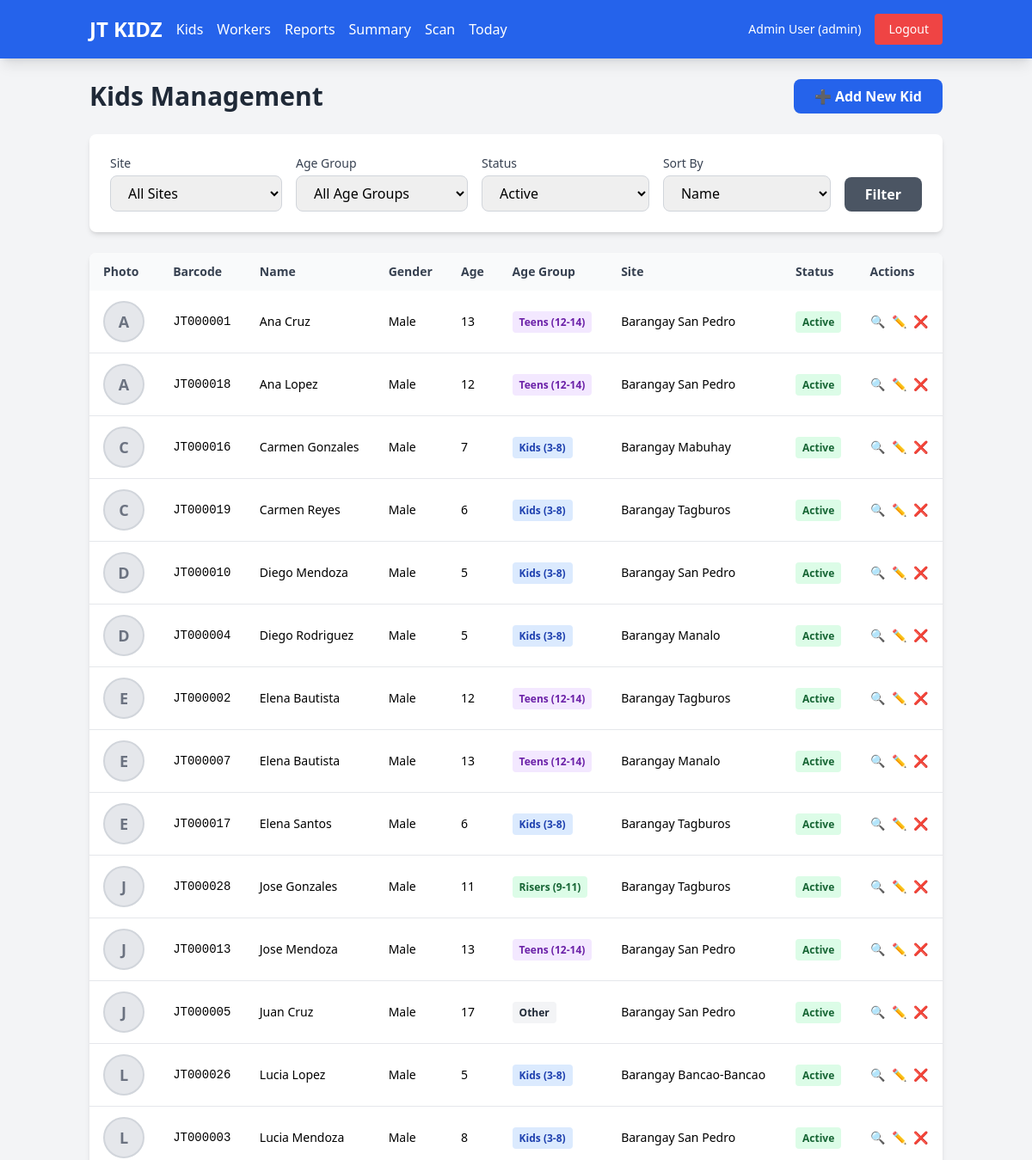
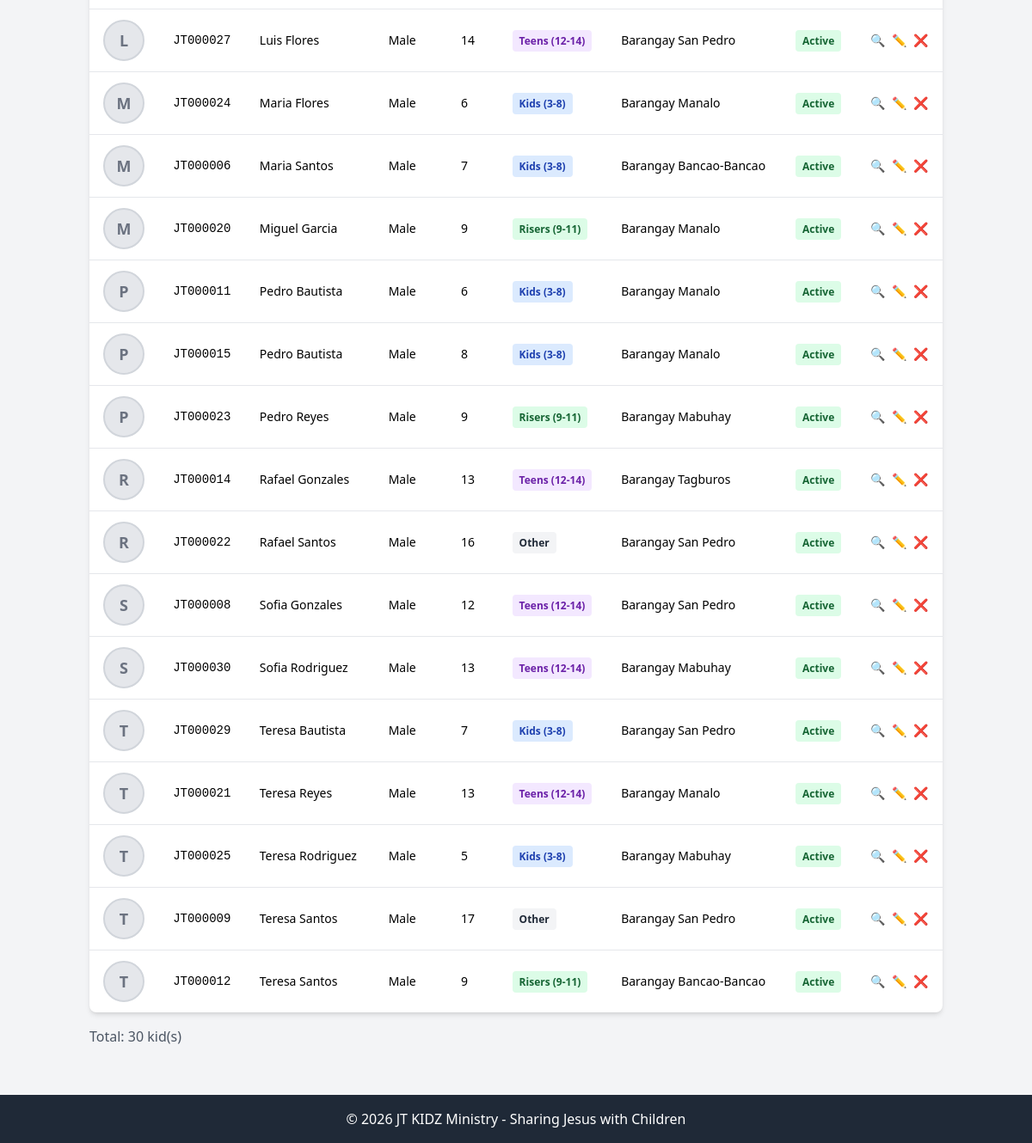
The app's page /kids/ (signed in) with its own data (2 pictures, top to bottom).
### models.py (models this page shows, shortened)
class User(db.Model):
    __tablename__ = 'users'
    id = db.Column(db.Integer, primary_key=True)
    name = db.Column(db.String(100), nullable=False)
    email = db.Column(db.String(120), unique=True, nullable=False)
    password = db.Column(db.String(255), nullable=False)
    role = db.Column(db.String(20), nullable=False, default='staff')  # 'admin' or 'staff'
    assigned_sites = db.Column(db.Text, nullable=True)  # JSON array of assigned sites for staff
    created_at = db.Column(db.DateTime, default=datetime.utcnow)

class Kid(db.Model):
    __tablename__ = 'kids'
    id = db.Column(db.Integer, primary_key=True)
    full_name = db.Column(db.String(100), nullable=False)
    birthday = db.Column(db.Date, nullable=True)  # New: Birthday field
    gender = db.Column(db.String(10), nullable=True)  # New: 'Male' or 'Female'
    profile_pic = db.Column(db.String(255), nullable=True)  # New: Profile picture filename
    site = db.Column(db.String(100), nullable=False)
    barcode = db.Column(db.String(50), unique=True, nullable=False)
    status = db.Column(db.String(20), nullable=False, default='active')  # 'active' or 'inactive'
    created_at = db.Column(db.DateTime, default=datetime.utcnow)
    attendance_records = db.relationship('Attendance', backref='kid', lazy=True)
    @property
    def age(self):
        if not self.birthday:
            return 0
        from datetime import date
        today = date.today()
        age = today.year - self.birthday.year
        if (today.month, today.day) < (self.birthday.month, self.birthday.day):
            age -= 1
        return age
    @property
    def age_group(self):
        current_age = self.age
        if 3 <= current_age <= 8:
            return 'Kids (3-8)'
        elif 9 <= current_age <= 11:
            return 'Risers (9-11)'
        elif 12 <= current_age <= 14:
            return 'Teens (12-14)'
        else:
            return 'Other'

### blueprints/kids.py (the view)
@kids_bp.route('/')
@login_required
def list_kids():
    site_filter = request.args.get('site', '')
    status_filter = request.args.get('status', 'active')
    age_group_filter = request.args.get('age_group', '')
    sort_by = request.args.get('sort', 'name')  # New: sort parameter
    current_user = User.query.get(session['user_id'])
    query = Kid.query
    if current_user.role == 'staff':
        assigned_sites = current_user.get_assigned_sites()
        if assigned_sites:
            query = query.filter(Kid.site.in_(assigned_sites))
        else:
            query = query.filter(Kid.id == -1)
    if site_filter:
        query = query.filter_by(site=site_filter)
    if status_filter:
        query = query.filter_by(status=status_filter)
    kids = query.all()
    if age_group_filter == 'kids':
        kids = [k for k in kids if 3 <= k.age <= 8]
    elif age_group_filter == 'risers':
        kids = [k for k in kids if 9 <= k.age <= 11]
    elif age_group_filter == 'teens':
        kids = [k for k in kids if 12 <= k.age <= 14]
    elif age_group_filter == 'other':
        kids = [k for k in kids if k.age < 3 or k.age > 14]
    if sort_by == 'barcode':
        kids = sorted(kids, key=lambda k: k.barcode)
    elif sort_by == 'gender':
        kids = sorted(kids, key=lambda k: (k.gender or 'ZZZ', k.full_name))  # Gender then name
    else:  # default: sort by name
        kids = sorted(kids, key=lambda k: k.full_name)
    if current_user.role == 'admin':
        sites = db.session.query(Kid.site).distinct().order_by(Kid.site).all()
    else:
        assigned_sites = current_user.get_assigned_sites()
        sites = [(s,) for s in assigned_sites]
    sites = [s[0] for s in sites]
    return render_template('kids_list.html', kids=kids, sites=sites,
                          current_site=site_filter, current_status=status_filter,
                          current_age_group=age_group_filter, current_sort=sort_by)

### app.py (called while the page is built)
@app.context_processor
def inject_user():
    return dict(
        current_user_name=session.get('user_name'),
        current_user_role=session.get('user_role')
    )

### blueprints/auth.py (called while the page is built)
def login_required(f):
    @wraps(f)
    def decorated_function(*args, **kwargs):
        if 'user_id' not in session:
            flash('Please log in to access this page.', 'warning')
            return redirect(url_for('auth.login'))
        return f(*args, **kwargs)
    return decorated_function

### templates/kids_list.html (shortened to what this page needs)
{% extends "base.html" %}
{% block content %}
<div class="mb-6">
    <div class="flex justify-between items-center">
        <h1 class="text-3xl font-bold text-gray-800">Kids Management</h1>
        <a href="{{ url_for('kids.add_kid') }}" class="bg-blue-600 hover:bg-blue-700 text-white font-semibold py-2 px-6 rounded-lg">
            ➕ Add New Kid
        </a>
    </div>
</div>
<div class="bg-white rounded-lg shadow-md p-6 mb-6">
    <form method="GET" class="flex flex-wrap gap-4">
        <div class="flex-1 min-w-[200px]">
            <label class="block text-sm font-medium text-gray-700 mb-1">Site</label>
            <select name="site" class="w-full px-4 py-2 border border-gray-300 rounded-lg focus:outline-none focus:ring-2 focus:ring-blue-500">
                <option value="">All Sites</option>
            </select>
        </div>
        <div class="flex-1 min-w-[200px]">
            <label class="block text-sm font-medium text-gray-700 mb-1">Age Group</label>
            <select name="age_group" class="w-full px-4 py-2 border border-gray-300 rounded-lg focus:outline-none focus:ring-2 focus:ring-blue-500">
                <option value="">All Age Groups</option>
            </select>
        </div>
        <div class="flex-1 min-w-[150px]">
            <label class="block text-sm font-medium text-gray-700 mb-1">Status</label>
            <select name="status" class="w-full px-4 py-2 border border-gray-300 rounded-lg focus:outline-none focus:ring-2 focus:ring-blue-500">
                <option value="active" {% if current_status == 'active' %}selected{% endif %}>Active</option>
            </select>
        </div>
        <div class="flex-1 min-w-[150px]">
            <label class="block text-sm font-medium text-gray-700 mb-1">Sort By</label>
            <select name="sort" class="w-full px-4 py-2 border border-gray-300 rounded-lg focus:outline-none focus:ring-2 focus:ring-blue-500">
                <option value="name" {% if current_sort == 'name' %}selected{% endif %}>Name</option>
            </select>
        </div>
        <div class="flex items-end">
            <button type="submit" class="bg-gray-600 hover:bg-gray-700 text-white font-semibold py-2 px-6 rounded-lg">
                Filter
            </button>
        </div>
    </form>
</div>
<div class="bg-white rounded-lg shadow-md overflow-hidden">
    <div class="overflow-x-auto">
        <table class="w-full">
            <thead class="bg-gray-50">
                <tr>
                    <th class="px-4 py-3 text-left text-sm font-semibold text-gray-700">Photo</th>
                    <th class="px-4 py-3 text-left text-sm font-semibold text-gray-700">Barcode</th>
                    <th class="px-4 py-3 text-left text-sm font-semibold text-gray-700">Name</th>
                    <th class="px-4 py-3 text-left text-sm font-semibold text-gray-700">Gender</th>
                    <th class="px-4 py-3 text-left text-sm font-semibold text-gray-700">Age</th>
                    <th class="px-4 py-3 text-left text-sm font-semibold text-gray-700">Age Group</th>
                    <th class="px-4 py-3 text-left text-sm font-semibold text-gray-700">Site</th>
                    <th class="px-4 py-3 text-left text-sm font-semibold text-gray-700">Status</th>
                    <th class="px-4 py-3 text-left text-sm font-semibold text-gray-700">Actions</th>
                </tr>
            </thead>
            <tbody class="divide-y divide-gray-200">
                {% if kids %}
                    {% for kid in kids %}
                    <tr class="hover:bg-gray-50">
                        <td class="px-4 py-3">
                            {% if kid.profile_pic %}
                            <img src="{{ url_for('static', filename='img/profiles/' + kid.profile_pic) }}"
                                 alt="{{ kid.full_name }}"
                                 class="w-12 h-12 object-cover rounded-full border-2 border-gray-300">
                            {% else %}
                            <div class="w-12 h-12 bg-gray-200 rounded-full flex items-center justify-center border-2 border-gray-300">
                                <span class="text-gray-500 font-semibold text-lg">{{ kid.full_name[0] }}</span>
                            </div>
                            {% endif %}
                        </td>
                        <td class="px-4 py-3 text-sm font-mono">{{ kid.barcode }}</td>
                        <td class="px-4 py-3 text-sm font-medium">{{ kid.full_name }}</td>
                        <td class="px-4 py-3 text-sm">
                            {% if kid.gender %}
                            <span>{{ kid.gender }}</span>
                            {% else %}
                            <span class="text-gray-400">-</span>
                            {% endif %}
                        </td>
                        <td class="px-4 py-3 text-sm">{{ kid.age }}</td>
                        <td class="px-4 py-3 text-sm">
                            <span class="{% if kid.age_group == 'Kids (3-8)' %}bg-blue-100 text-blue-800{% elif kid.age_group == 'Risers (9-11)' %}bg-green-100 text-green-800{% elif kid.age_group == 'Teens (12-14)' %}bg-purple-100 text-purple-800{% else %}bg-gray-100 text-gray-800{% endif %} text-xs font-semibold px-2 py-1 rounded">
                                {{ kid.age_group }}
                            </span>
                        </td>
                        <td class="px-4 py-3 text-sm">{{ kid.site }}</td>
                        <td class="px-4 py-3 text-sm">
                            {% if kid.status == 'active' %}
                            <span class="bg-green-100 text-green-800 text-xs font-semibold px-2 py-1 rounded">Active</span>
                            {% else %}
                            <span class="bg-gray-100 text-gray-800 text-xs font-semibold px-2 py-1 rounded">Inactive</span>
                            {% endif %}
                        </td>
                        <td class="px-4 py-3 text-sm">
                            <div class="flex space-x-2">
                                <a href="{{ url_for('kids.view_barcode', kid_id=kid.id) }}" class="text-blue-600 hover:text-blue-800" title="View Barcode">🔍</a>
                                <a href="{{ url_for('kids.edit_kid', kid_id=kid.id) }}" class="text-yellow-600 hover:text-yellow-800" title="Edit">✏️</a>
                                {% if kid.status == 'active' %}
                                <a href="{{ url_for('kids.deactivate_kid', kid_id=kid.id) }}" class="text-red-600 hover:text-red-800" onclick="return confirm('Deactivate this kid?')" title="Deactivate">❌</a>
                                {% else %}
                                <a href="{{ url_for('kids.activate_kid', kid_id=kid.id) }}" class="text-green-600 hover:text-green-800" title="Activate">✅</a>
                                {% endif %}
                            </div>
                        </td>
                    </tr>
                    {% endfor %}
                {% else %}
                    <tr>
                        <td colspan="6" class="px-4 py-8 text-center text-gray-500">
                            No kids found. <a href="{{ url_for('kids.add_kid') }}" class="text-blue-600 hover:underline">Add your first kid</a>
                        </td>
                    </tr>
                {% endif %}
            </tbody>
        </table>
    </div>
</div>
<div class="mt-4 text-gray-600">
    <p>Total: {{ kids|length }} kid(s)</p>
</div>
{% endblock %}

### templates/base.html (shortened to what this page needs)
<!DOCTYPE html>
<html lang="en">
<head>
    <script src="https://cdn.tailwindcss.com"></script>
</head>
<body class="bg-gray-100 min-h-screen">
    {% if current_user_name %}
    <nav class="bg-blue-600 text-white shadow-lg no-print">
        <div class="container mx-auto px-4">
            <div class="flex items-center justify-between py-4">
                <div class="flex items-center space-x-4">
                    <a href="{{ url_for('dashboard') }}" class="text-2xl font-bold">JT KIDZ</a>
                    {% if current_user_role == 'admin' %}
                    <a href="{{ url_for('kids.list_kids') }}" class="hover:text-blue-200">Kids</a>
                    <a href="{{ url_for('users.list_users') }}" class="hover:text-blue-200">Workers</a>
                    <a href="{{ url_for('reports.site_report') }}" class="hover:text-blue-200">Reports</a>
                    <a href="{{ url_for('reports.attendance_summary') }}" class="hover:text-blue-200">Summary</a>
                    {% else %}
                    <a href="{{ url_for('kids.list_kids') }}" class="hover:text-blue-200">Kids</a>
                    {% endif %}
                    <a href="{{ url_for('attendance.scan_page') }}" class="hover:text-blue-200">Scan</a>
                    <a href="{{ url_for('attendance.today_attendance') }}" class="hover:text-blue-200">Today</a>
                </div>
                <div class="flex items-center space-x-4">
                    <span class="text-sm">{{ current_user_name }} ({{ current_user_role }})</span>
                    <a href="{{ url_for('auth.logout') }}" class="bg-red-500 hover:bg-red-600 px-4 py-2 rounded text-sm">Logout</a>
                </div>
            </div>
        </div>
    </nav>
    {% endif %}
    <div class="container mx-auto px-4 py-6">
        {% block content %}{% endblock %}
    </div>
    <footer class="bg-gray-800 text-white text-center py-4 mt-8 no-print">
        <p>&copy; 2026 JT KIDZ Ministry - Sharing Jesus with Children</p>
    </footer>
</body>
</html>

### records on screen
User: name "Admin User", role "admin"
Kid: full_name "A", barcode "JT000001", full_name "Ana Cruz", gender "Male", age "13", age_group "Teens (12-14)", site "Barangay San Pedro", status "Active"
Kid: full_name "A", barcode "JT000018", full_name "Ana Lopez", gender "Male", age "12", age_group "Teens (12-14)", site "Barangay San Pedro", status "Active"
Kid: full_name "C", barcode "JT000016", full_name "Carmen Gonzales", gender "Male", age "7", age_group "Kids (3-8)", site "Barangay Mabuhay", status "Active"
Kid: full_name "C", barcode "JT000019", full_name "Carmen Reyes", gender "Male", age "6", age_group "Kids (3-8)", site "Barangay Tagburos", status "Active"
Kid: full_name "D", barcode "JT000010", full_name "Diego Mendoza", gender "Male", age "5", age_group "Kids (3-8)", site "Barangay San Pedro", status "Active"
Kid: full_name "D", barcode "JT000004", full_name "Diego Rodriguez", gender "Male", age "5", age_group "Kids (3-8)", site "Barangay Manalo", status "Active"
Kid: full_name "E", barcode "JT000002", full_name "Elena Bautista", gender "Male", age "12", age_group "Teens (12-14)", site "Barangay Tagburos", status "Active"
Kid: full_name "E", barcode "JT000007", full_name "Elena Bautista", gender "Male", age "13", age_group "Teens (12-14)", site "Barangay Manalo", status "Active"
Kid: full_name "E", barcode "JT000017", full_name "Elena Santos", gender "Male", age "6", age_group "Kids (3-8)", site "Barangay Tagburos", status "Active"
Kid: full_name "J", barcode "JT000028", full_name "Jose Gonzales", gender "Male", age "11", age_group "Risers (9-11)", site "Barangay Tagburos", status "Active"
Kid: full_name "J", barcode "JT000013", full_name "Jose Mendoza", gender "Male", age "13", age_group "Teens (12-14)", site "Barangay San Pedro", status "Active"
Kid: full_name "J", barcode "JT000005", full_name "Juan Cruz", gender "Male", age "17", age_group "Other", site "Barangay San Pedro", status "Active"
Kid: full_name "L", barcode "JT000026", full_name "Lucia Lopez", gender "Male", age "5", age_group "Kids (3-8)", site "Barangay Bancao-Bancao", status "Active"
Kid: full_name "L", barcode "JT000003", full_name "Lucia Mendoza", gender "Male", age "8", age_group "Kids (3-8)", site "Barangay San Pedro", status "Active"
Kid: full_name "L", barcode "JT000027", full_name "Luis Flores", gender "Male", age "14", age_group "Teens (12-14)", site "Barangay San Pedro", status "Active"
Kid: full_name "M", barcode "JT000024", full_name "Maria Flores", gender "Male", age "6", age_group "Kids (3-8)", site "Barangay Manalo", status "Active"
Kid: full_name "M", barcode "JT000006", full_name "Maria Santos", gender "Male", age "7", age_group "Kids (3-8)", site "Barangay Bancao-Bancao", status "Active"
Kid: full_name "M", barcode "JT000020", full_name "Miguel Garcia", gender "Male", age "9", age_group "Risers (9-11)", site "Barangay Manalo", status "Active"
Kid: full_name "P", barcode "JT000011", full_name "Pedro Bautista", gender "Male", age "6", age_group "Kids (3-8)", site "Barangay Manalo", status "Active"
Kid: full_name "P", barcode "JT000015", full_name "Pedro Bautista", gender "Male", age "8", age_group "Kids (3-8)", site "Barangay Manalo", status "Active"
Kid: full_name "P", barcode "JT000023", full_name "Pedro Reyes", gender "Male", age "9", age_group "Risers (9-11)", site "Barangay Mabuhay", status "Active"
Kid: full_name "R", barcode "JT000014", full_name "Rafael Gonzales", gender "Male", age "13", age_group "Teens (12-14)", site "Barangay Tagburos", status "Active"
Kid: full_name "R", barcode "JT000022", full_name "Rafael Santos", gender "Male", age "16", age_group "Other", site "Barangay San Pedro", status "Active"
Kid: full_name "S", barcode "JT000008", full_name "Sofia Gonzales", gender "Male", age "12", age_group "Teens (12-14)", site "Barangay San Pedro", status "Active"
Kid: full_name "S", barcode "JT000030", full_name "Sofia Rodriguez", gender "Male", age "13", age_group "Teens (12-14)", site "Barangay Mabuhay", status "Active"
Kid: full_name "T", barcode "JT000029", full_name "Teresa Bautista", gender "Male", age "7", age_group "Kids (3-8)", site "Barangay San Pedro", status "Active"
Kid: full_name "T", barcode "JT000021", full_name "Teresa Reyes", gender "Male", age "13", age_group "Teens (12-14)", site "Barangay Manalo", status "Active"
Kid: full_name "T", barcode "JT000025", full_name "Teresa Rodriguez", gender "Male", age "5", age_group "Kids (3-8)", site "Barangay Mabuhay", status "Active"
Kid: full_name "T", barcode "JT000009", full_name "Teresa Santos", gender "Male", age "17", age_group "Other", site "Barangay San Pedro", status "Active"
Kid: full_name "T", barcode "JT000012", full_name "Teresa Santos", gender "Male", age "9", age_group "Risers (9-11)", site "Barangay Bancao-Bancao", status "Active"

### other values on screen
{{ kids|length }} "30"
